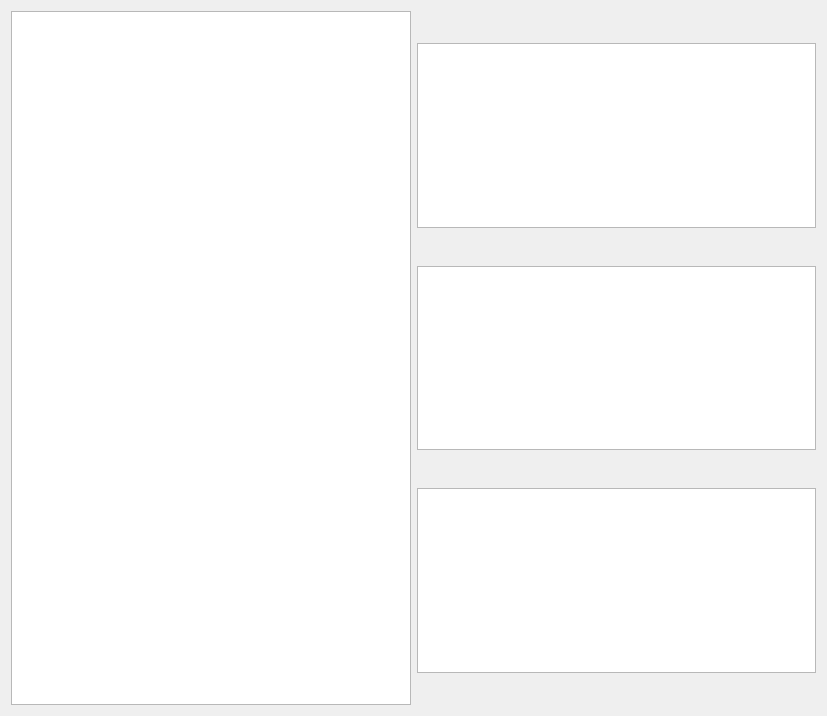
<?xml version="1.0" encoding="UTF-8"?>
<ui version="4.0">
 <class>TableViewPage</class>
 <widget class="QWidget" name="TableViewPage">
  <property name="geometry">
   <rect>
    <x>0</x>
    <y>0</y>
    <width>827</width>
    <height>716</height>
   </rect>
  </property>
  <property name="sizePolicy">
   <sizepolicy hsizetype="Expanding" vsizetype="Expanding">
    <horstretch>0</horstretch>
    <verstretch>0</verstretch>
   </sizepolicy>
  </property>
  <layout class="QHBoxLayout" name="horizontalLayout">
   <item>
    <widget class="QTextEdit" name="exampleText">
     <property name="undoRedoEnabled">
      <bool>false</bool>
     </property>
     <property name="readOnly">
      <bool>true</bool>
     </property>
    </widget>
   </item>
   <item>
    <layout class="QVBoxLayout" name="verticalLayout">
     <item>
      <spacer name="verticalSpacer">
       <property name="orientation">
        <enum>Qt::Vertical</enum>
       </property>
       <property name="sizeHint" stdset="0">
        <size>
         <width>20</width>
         <height>40</height>
        </size>
       </property>
      </spacer>
     </item>
     <item>
      <widget class="AzQtComponents::TableView" name="tableView"/>
     </item>
     <item>
      <spacer name="verticalSpacer_3">
       <property name="orientation">
        <enum>Qt::Vertical</enum>
       </property>
       <property name="sizeHint" stdset="0">
        <size>
         <width>20</width>
         <height>40</height>
        </size>
       </property>
      </spacer>
     </item>
     <item>
      <widget class="AzQtComponents::TableView" name="tableView2"/>
     </item>
     <item>
      <spacer name="verticalSpacer_4">
       <property name="orientation">
        <enum>Qt::Vertical</enum>
       </property>
       <property name="sizeHint" stdset="0">
        <size>
         <width>20</width>
         <height>40</height>
        </size>
       </property>
      </spacer>
     </item>
     <item>
      <widget class="AzQtComponents::TableView" name="logTableView"/>
     </item>
     <item>
      <spacer name="verticalSpacer_2">
       <property name="orientation">
        <enum>Qt::Vertical</enum>
       </property>
       <property name="sizeHint" stdset="0">
        <size>
         <width>20</width>
         <height>40</height>
        </size>
       </property>
      </spacer>
     </item>
    </layout>
   </item>
  </layout>
 </widget>
 <customwidgets>
  <customwidget>
   <class>AzQtComponents::TableView</class>
   <extends>QTreeView</extends>
   <header location="global">AzQtComponents/Components/Widgets/TableView.h</header>
   <container>1</container>
  </customwidget>
 </customwidgets>
 <resources/>
 <connections/>
</ui>
